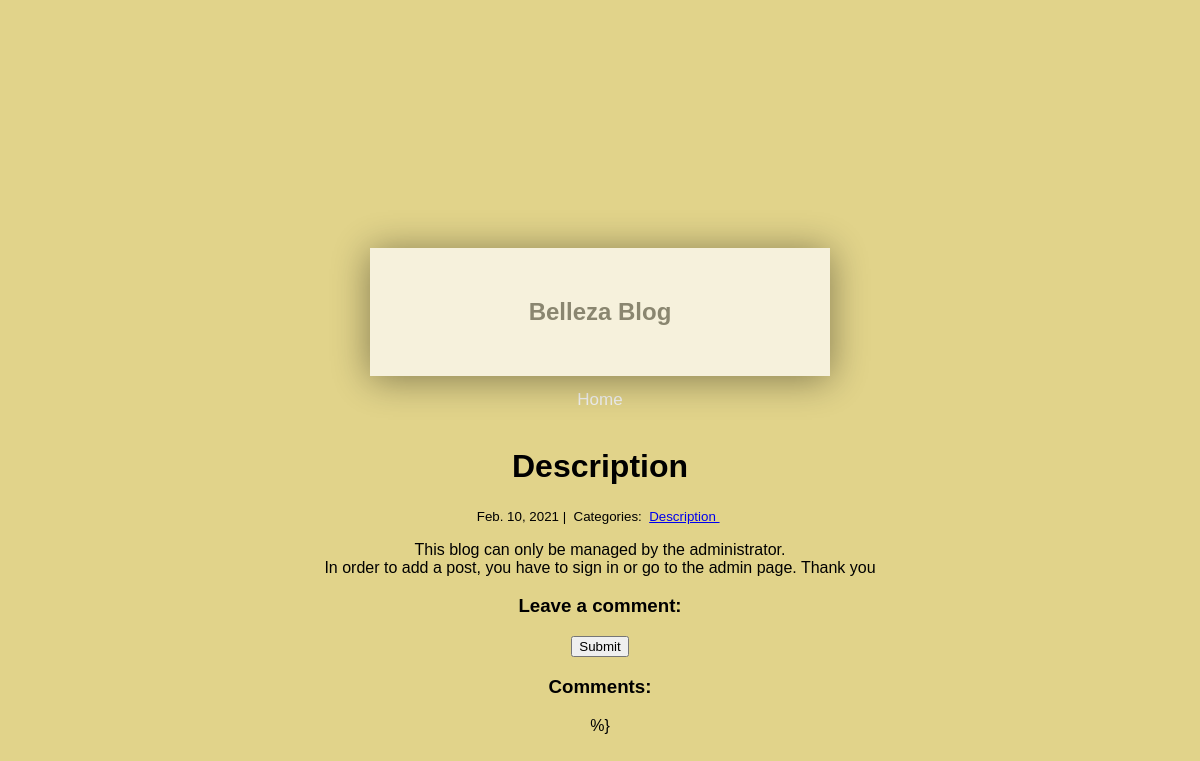
The app's page /1/, older data.
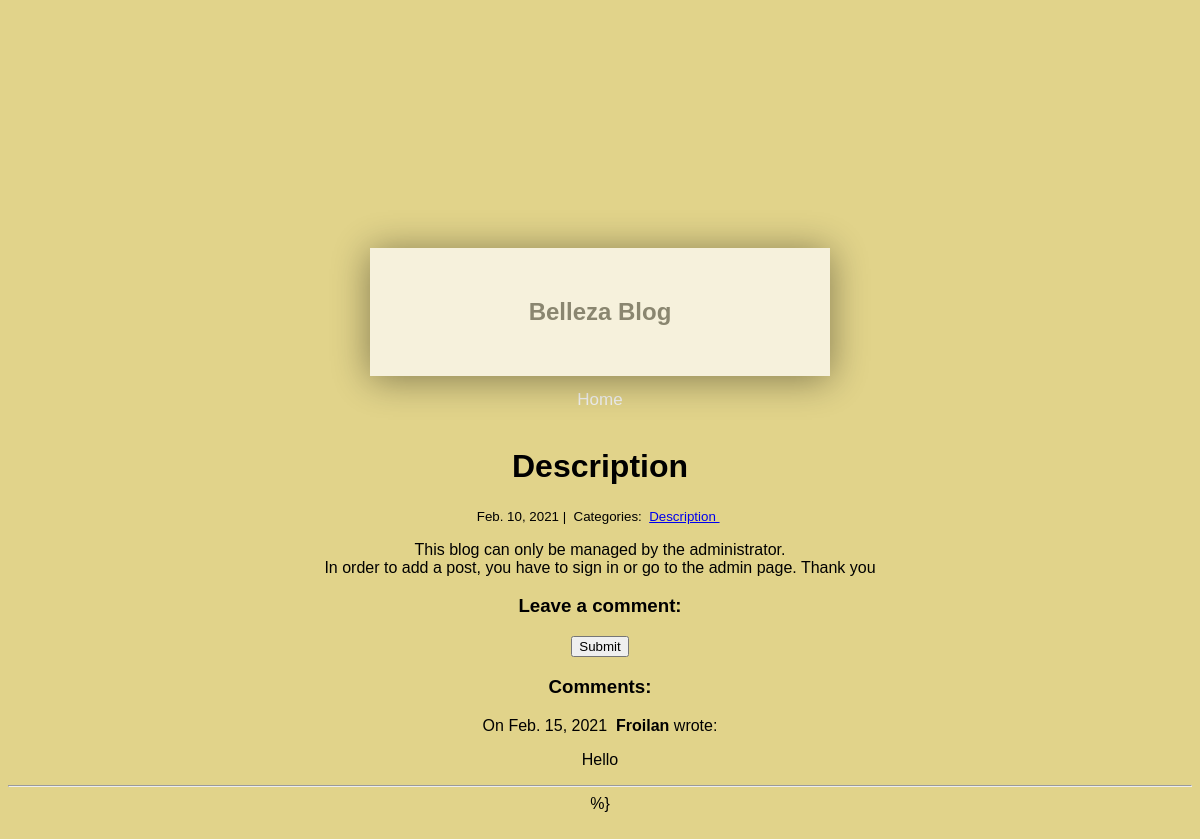
The same page, newer data.
### blog/models.py (models this page shows)
class Post(models.Model):
    title = models.CharField(max_length=255)
    body = models.TextField()
    created_on = models.DateTimeField(auto_now_add=True)
    last_modified = models.DateTimeField(auto_now=True)
    categories = models.ManyToManyField('Category', related_name='posts')

class Category(models.Model):
    name = models.CharField(max_length=20)

class Comment(models.Model):
    author = models.CharField(max_length=60)
    body = models.TextField()
    created_on = models.DateTimeField(auto_now_add=True)
    post = models.ForeignKey('Post', on_delete=models.CASCADE)

### blog/views.py (the view)
# urls.py: path("<int:pk>/", views.blog_detail, name="blog_detail"),
def blog_detail(request, pk):
    post = Post.objects.get(pk=pk)
    comments = Comment.objects.filter(post=post)
    context = {
        "post": post,
        "comments": comments,
    }
    return render(request, "blog_detail.html", context)

### blog/templates/blog_detail.html (shortened to what this page needs)
{% extends "try.html" %}
{% block page_content %}
<div class="col-md-8 offset-md-2">
    <h1>{{ post.title }}</h1>
    <small>
        {{ post.created_on.date }} |&nbsp;
        Categories:&nbsp;
        {% for category in post.categories.all %}
        <a href="{% url 'blog_category' category.name %}">
            {{ category.name }}
        </a>&nbsp;
        {% endfor %}
    </small>
    <p>{{ post.body | linebreaks }}</p>
    <h3>Leave a comment:</h3>
    <form action="/blog/{{ post.pk }}/" method="post">
        <button type="submit" class="btn btn-primary">Submit</button>
    </form>
    <h3>Comments:</h3>
    {% for comment in comments %}
    <p>
        On {{comment.created_on.date }}&nbsp;
        <b>{{ comment.author }}</b> wrote:
    </p>
    <p>{{ comment.body }}</p>
    <hr>
    {% endfor %}
</div>
{% endblock %}

### blog/templates/try.html (shortened to what this page needs)
<!DOCTYPE html>
<html lang="en">
<head>
    <a class="content" href="javascript:history.go(0)">
        <h2>Belleza Blog</h2> </a>
    <div class="topnav">
    <a href="http://127.0.0.1:8000/">Home</a>
  </div>
</head>
<body>
{% block page_content %}
{% endblock page_content %} %}
</body>
</html>

### blog/templates/try.html (style rules this page uses)
.topnav a { float: center; display: block; color: #f2f2f2; text-align: center; padding: 14px 16px; text-decoration: none; font-size: 17px; border-bottom: 3px solid transparent; }
html,body { height:100%; overflow:hidden; }
body { background:#E1D38A; background-size:cover; font-family:sans-serif; text-align:center; padding-top:20% }
.content { width: 400px; background: #fff; padding: 30px; text-align: center; z-index: 995; box-shadow:0 3px 36px 0 rgba(0, 0, 0, 0.6); display:inline-block; opacity:0.7; color:#666; text-decoration:none; transition:all 0.2s }

Row changes from the older to the newer data that the page shows:
added Comment: created_on "Feb. 15, 2021", author "Froilan", body "Hello"
